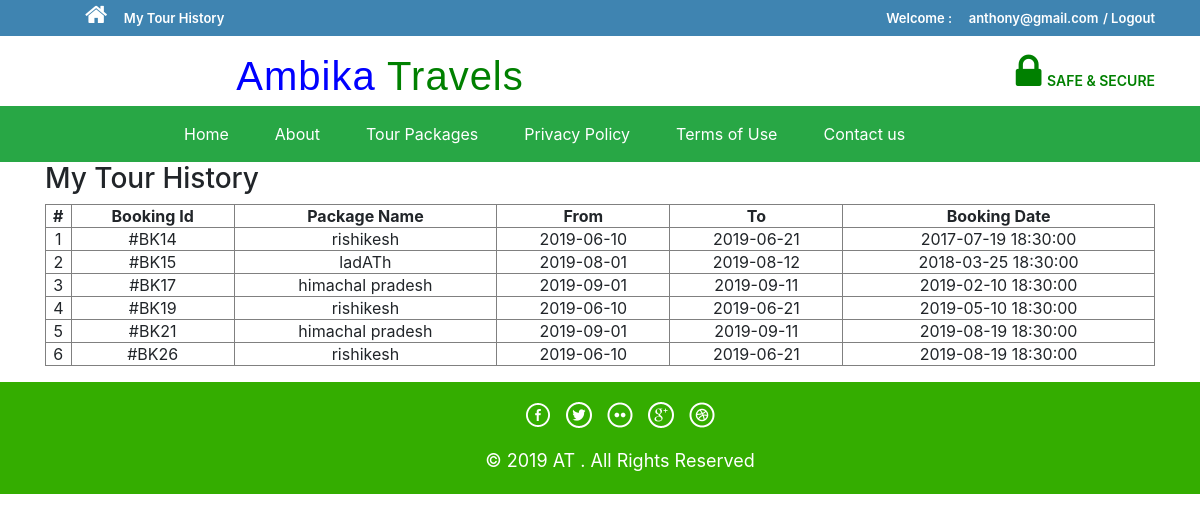
The page /tour-history.php (signed in) on the database its author committed.
### tables this page shows
CREATE TABLE `package` (
  `pid` int(11) NOT NULL,
  `tid` int(11) NOT NULL,
  `usermail` varchar(50) NOT NULL,
  `book_date` timestamp NOT NULL DEFAULT current_timestamp() ON UPDATE current_timestamp(),
  `no_of_ppl` int(11) NOT NULL
);

CREATE TABLE `tourdetails` (
  `tid` int(11) NOT NULL,
  `place` char(50) NOT NULL,
  `hotel` varchar(50) NOT NULL,
  `features` varchar(300) NOT NULL,
  `food` char(50) NOT NULL,
  `type` char(50) DEFAULT NULL,
  `cost` int(11) NOT NULL,
  `from_date` date NOT NULL,
  `to_date` date NOT NULL,
  `total_capacity` int(11) NOT NULL,
  `image` varchar(100) NOT NULL
);

### tour-history.php (the view, shortened to what this page needs)
<?php
include('includes/header.php');
include 'includes/links.php';
?>
<!DOCTYPE HTML>
<html>
	<head>
		<body>
	<div class="privacy">
		<div class="container">
			<h3>My Tour History</h3>
				<p>
					<table border="1" width="100%">
						<tr align="center">
							<th>#</th>
							<th>Booking Id</th>
							<th>Package Name</th>
							<th>From</th>
							<th>To</th>
							<th>Booking Date</th>
						</tr>
						<?php
						$uemail=$_SESSION['login'];;
						$sql = "SELECT package.pid as bookid,package.tid as pkgid,tourdetails.place as packagename,tourdetails.from_date as fromdate,tourdetails.to_date as todate,package.book_date as regdate from package join tourdetails on tourdetails.tid=package.tid where usermail='$uemail'";
						$cnt=1;
						$query = mysqli_query($con,$sql);
						if(mysqli_num_rows($query)){
						foreach($query as $result)
						{	?>
							<tr align="center">
								<td><?php echo htmlentities($cnt);?></td>
								<td>#BK<?php echo htmlentities($result['bookid']);?></td>
								<td><?php echo htmlentities($result['packagename']);?></a></td>
								<td><?php echo htmlentities($result['fromdate']);?></td>
								<td><?php echo htmlentities($result['todate']);?></td>
								<td><?php echo htmlentities($result['regdate']);?></td>
							</tr>
							<?php $cnt=$cnt+1; }} ?>
						</table>
					</p>
			</div>
		</div>
	<?php include('includes/footer.php');?>
	</body>
</html>

### rows shown on the page
package: pid "14", tid.place "rishikesh", tid.from_date "2019-06-10", tid.to_date "2019-06-21", book_date "2017-07-19 18:30:00"
package: pid "15", tid.place "ladATh", tid.from_date "2019-08-01", tid.to_date "2019-08-12", book_date "2018-03-25 18:30:00"
package: pid "17", tid.place "himachal pradesh", tid.from_date "2019-09-01", tid.to_date "2019-09-11", book_date "2019-02-10 18:30:00"
package: pid "19", tid.place "rishikesh", tid.from_date "2019-06-10", tid.to_date "2019-06-21", book_date "2019-05-10 18:30:00"
package: pid "21", tid.place "himachal pradesh", tid.from_date "2019-09-01", tid.to_date "2019-09-11", book_date "2019-08-19 18:30:00"
package: pid "26", tid.place "rishikesh", tid.from_date "2019-06-10", tid.to_date "2019-06-21", book_date "2019-08-19 18:30:00"

### other values the page prints
$_SESSION['login'] "anthony@gmail.com"
